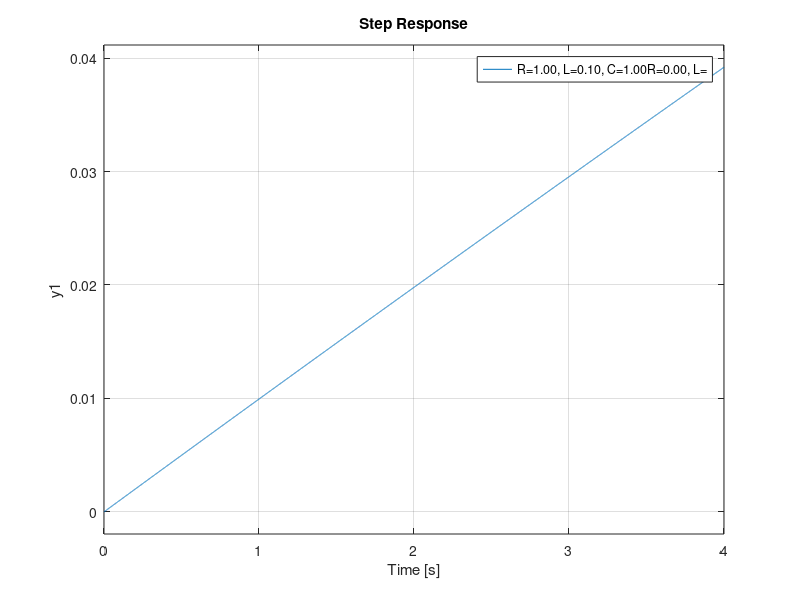
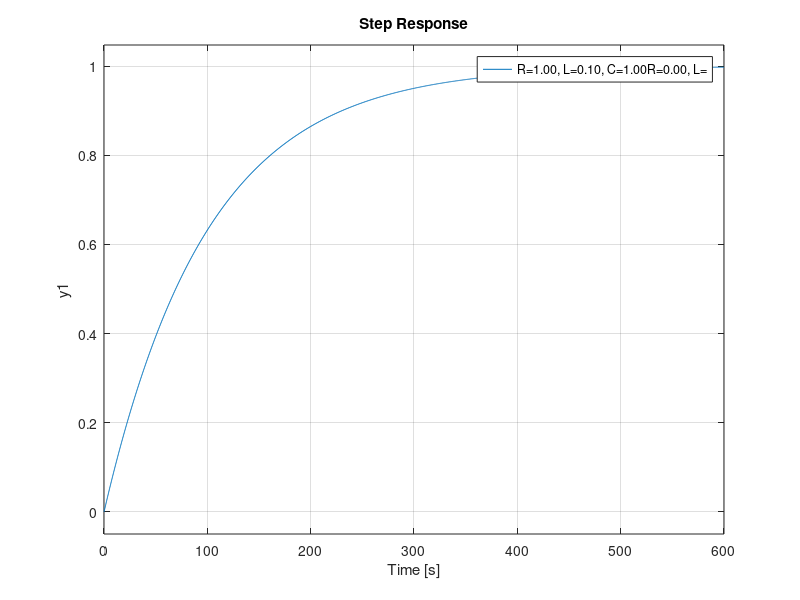

These charts were generated, in order, by the following MATLAB code:
clear all,
close all;

Te = 0.1;
Rt = [1, 1e3];
Ct = [0.1];
Lt = [0.1 1];

L1 = cell(4,1);
s = '';
i = 0;

figure; hold on;
for R = Rt
    for L = Lt
        for zC = Ct
            i = i+1;
            A = [[0, 1/zC];[-1/L, -R/L]];
            B = [0; 1/L];
            C = [1, 0];
            D = 0;
            [NUM,DEN] = ss2tf(A,B,C,D);
            sys = tf(NUM,DEN);
            step(sys)
            
            s0 = sprintf('R=%1.2f, L=%1.2f, C=%1.2f',R,L,C);
            L1{i} = strcat(s,s0);
        end
    end
end
legend(L1)
    
i=0;
figure; hold on;
for R = Rt
    for L = Lt
        for zC = Ct
            i=i+1;
            A = [[0, 1/zC];[-1/L, -R/L]];
            B = [0; 1/L];
            C = [1, 0];
            D = 0;

            [NUM,DEN] = ss2tf(A,B,C,D);
            sys = tf(NUM,DEN);
            sys_d = c2d(sys,Te);
            step(sys_d)
              
            s0 = sprintf('R=%1.2f, L=%1.2f, C=%1.2f',R,L,C);
            L1{i} = strcat(s,s0);
            
        end
    end
end
legend(L1)

% i = 0;
% figure; hold on;
% for R = Rt
%     for L = Lt
%         for zC = Ct
%             i=i+1;
%             A = [[0, 1/zC];[-1/L, -R/L]];
%             B = [0; 1/L];
%             C = [1, 0];
%             D = 0;
% 
%             [NUM,DEN] = ss2tf(A,B,C,D);
% 
%             sys = tf(NUM,DEN);       
%             bode(sys)
%   
%             s0 = sprintf('R=%1.2f, L=%1.2f, C=%1.2f',R,L,C);
%             L1{i} = strcat(s,s0);
%         end
%     end
% end
% legend(L1)
% 
% i=0;
% figure; hold on;
% for R = Rt
%     for L = Lt
%         for zC = Ct
%             i=i+1;
%             A = [[0, 1/zC];[-1/L, -R/L]];
%             B = [0; 1/L];
%             C = [1, 0];
%             D = 0;
% 
%             [NUM,DEN] = ss2tf(A,B,C,D);
%             sys = tf(NUM,DEN);
%             sys_d = c2d(sys,Te);
%             bode(sys_d)
%             
%             s0 = sprintf('R=%1.2f, L=%1.2f, C=%1.2f',R,L,C);
%             L1{i} = strcat(s,s0);
%         end
%     end
% end
% legend(L1)

